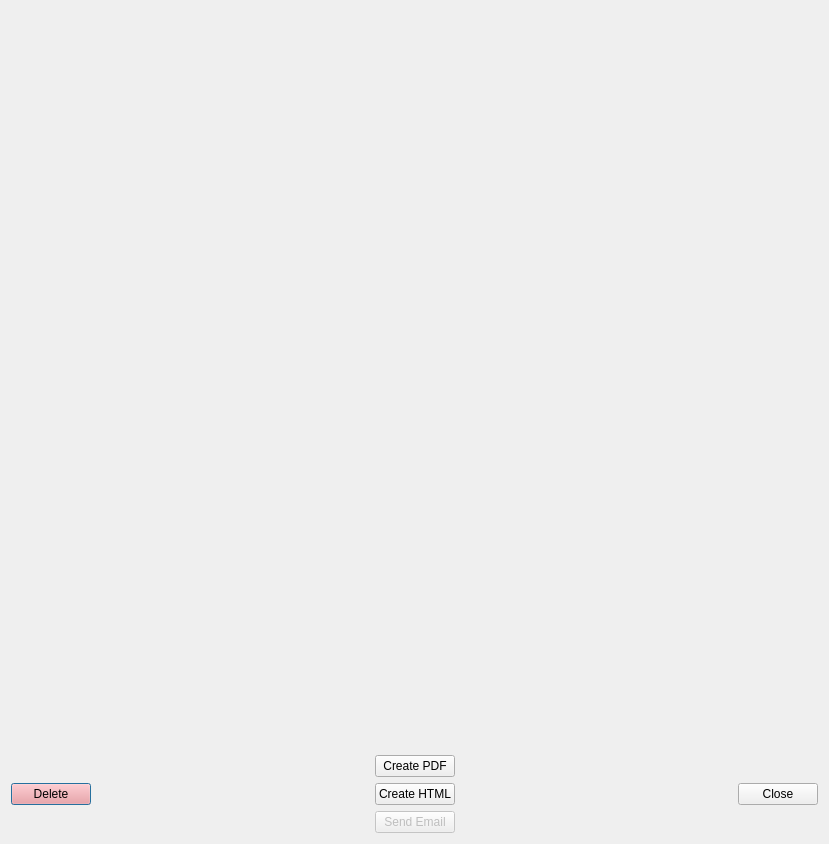
<?xml version="1.0" encoding="UTF-8"?>
<ui version="4.0">
 <class>InvoiceViewDialog</class>
 <widget class="QDialog" name="InvoiceViewDialog">
  <property name="geometry">
   <rect>
    <x>0</x>
    <y>0</y>
    <width>829</width>
    <height>844</height>
   </rect>
  </property>
  <property name="windowTitle">
   <string>Invoice Visualization</string>
  </property>
  <layout class="QVBoxLayout" name="verticalLayout">
   <item>
    <widget class="InvoiceViewWidget" name="viewWidget" native="true">
     <property name="sizePolicy">
      <sizepolicy hsizetype="Expanding" vsizetype="Expanding">
       <horstretch>0</horstretch>
       <verstretch>0</verstretch>
      </sizepolicy>
     </property>
    </widget>
   </item>
   <item>
    <layout class="QHBoxLayout" name="horizontalLayout">
     <item>
      <widget class="QPushButton" name="deleteButton">
       <property name="styleSheet">
        <string notr="true">background-color: rgb(255, 142, 142)</string>
       </property>
       <property name="text">
        <string>Delete</string>
       </property>
      </widget>
     </item>
     <item>
      <spacer name="horizontalSpacer_2">
       <property name="orientation">
        <enum>Qt::Horizontal</enum>
       </property>
       <property name="sizeHint" stdset="0">
        <size>
         <width>40</width>
         <height>20</height>
        </size>
       </property>
      </spacer>
     </item>
     <item>
      <layout class="QVBoxLayout" name="verticalLayout_2">
       <item>
        <widget class="QPushButton" name="createPdfButton">
         <property name="enabled">
          <bool>true</bool>
         </property>
         <property name="text">
          <string>Create PDF</string>
         </property>
        </widget>
       </item>
       <item>
        <widget class="QPushButton" name="createHtmlButton">
         <property name="text">
          <string>Create HTML</string>
         </property>
        </widget>
       </item>
       <item>
        <widget class="QPushButton" name="sendEmailButton">
         <property name="enabled">
          <bool>false</bool>
         </property>
         <property name="text">
          <string>Send Email</string>
         </property>
        </widget>
       </item>
      </layout>
     </item>
     <item>
      <spacer name="horizontalSpacer">
       <property name="orientation">
        <enum>Qt::Horizontal</enum>
       </property>
       <property name="sizeHint" stdset="0">
        <size>
         <width>40</width>
         <height>20</height>
        </size>
       </property>
      </spacer>
     </item>
     <item>
      <widget class="QPushButton" name="closeButton">
       <property name="text">
        <string>Close</string>
       </property>
      </widget>
     </item>
    </layout>
   </item>
  </layout>
 </widget>
 <customwidgets>
  <customwidget>
   <class>InvoiceViewWidget</class>
   <extends>QWidget</extends>
   <header>ui/InvoiceViewWidget.h</header>
   <container>1</container>
  </customwidget>
 </customwidgets>
 <resources/>
 <connections/>
</ui>
